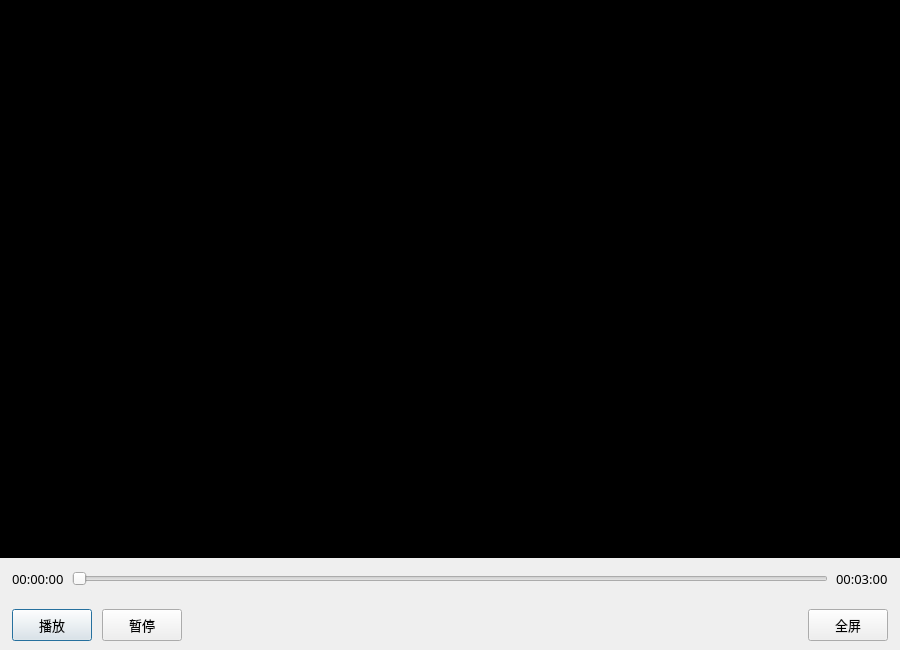
<?xml version="1.0" encoding="UTF-8"?>
<ui version="4.0">
 <class>PlayerDialog</class>
 <widget class="QDialog" name="PlayerDialog">
  <property name="geometry">
   <rect>
    <x>0</x>
    <y>0</y>
    <width>900</width>
    <height>650</height>
   </rect>
  </property>
  <property name="minimumSize">
   <size>
    <width>480</width>
    <height>360</height>
   </size>
  </property>
  <property name="font">
   <font>
    <family>微软雅黑</family>
    <pointsize>10</pointsize>
   </font>
  </property>
  <property name="windowTitle">
   <string>视频播放器</string>
  </property>
  <layout class="QVBoxLayout" name="mainLayout">
   <property name="spacing">
    <number>0</number>
   </property>
   <property name="leftMargin">
    <number>0</number>
   </property>
   <property name="topMargin">
    <number>0</number>
   </property>
   <property name="rightMargin">
    <number>0</number>
   </property>
   <property name="bottomMargin">
    <number>0</number>
   </property>
   <item>
    <widget class="QWidget" name="wdg_content" native="true">
     <property name="sizePolicy">
      <sizepolicy hsizetype="Expanding" vsizetype="Expanding">
       <horstretch>0</horstretch>
       <verstretch>1</verstretch>
      </sizepolicy>
     </property>
     <property name="styleSheet">
      <string notr="true">background-color: rgb(0, 0, 0);</string>
     </property>
     <layout class="QVBoxLayout" name="videoLayout">
      <property name="spacing">
       <number>0</number>
      </property>
      <property name="leftMargin">
       <number>0</number>
      </property>
      <property name="topMargin">
       <number>0</number>
      </property>
      <property name="rightMargin">
       <number>0</number>
      </property>
      <property name="bottomMargin">
       <number>0</number>
      </property>
      <item>
       <widget class="MyOpenGLWidget" name="wdg_show" native="true">
        <property name="sizePolicy">
         <sizepolicy hsizetype="Expanding" vsizetype="Expanding">
          <horstretch>1</horstretch>
          <verstretch>1</verstretch>
         </sizepolicy>
        </property>
       </widget>
      </item>
     </layout>
    </widget>
   </item>
   <item>
    <widget class="QWidget" name="wdg_middle" native="true">
     <property name="minimumSize">
      <size>
       <width>0</width>
       <height>42</height>
      </size>
     </property>
     <property name="maximumSize">
      <size>
       <width>16777215</width>
       <height>42</height>
      </size>
     </property>
     <layout class="QHBoxLayout" name="progressLayout">
      <property name="spacing">
       <number>8</number>
      </property>
      <property name="leftMargin">
       <number>12</number>
      </property>
      <property name="rightMargin">
       <number>12</number>
      </property>
      <item>
       <widget class="QLabel" name="lb_curTime">
        <property name="text">
         <string>00:00:00</string>
        </property>
       </widget>
      </item>
      <item>
       <widget class="QSlider" name="slider_progress">
        <property name="orientation">
         <enum>Qt::Horizontal</enum>
        </property>
       </widget>
      </item>
      <item>
       <widget class="QLabel" name="lb_totalTime">
        <property name="text">
         <string>00:03:00</string>
        </property>
       </widget>
      </item>
     </layout>
    </widget>
   </item>
   <item>
    <widget class="QWidget" name="wdg_bottom" native="true">
     <property name="minimumSize">
      <size>
       <width>0</width>
       <height>50</height>
      </size>
     </property>
     <property name="maximumSize">
      <size>
       <width>16777215</width>
       <height>50</height>
      </size>
     </property>
     <layout class="QHBoxLayout" name="btnLayout">
      <property name="spacing">
       <number>10</number>
      </property>
      <property name="leftMargin">
       <number>12</number>
      </property>
      <property name="rightMargin">
       <number>12</number>
      </property>
      <item>
       <widget class="QPushButton" name="pb_resume">
        <property name="minimumSize">
         <size>
          <width>80</width>
          <height>32</height>
         </size>
        </property>
        <property name="text">
         <string>播放</string>
        </property>
       </widget>
      </item>
      <item>
       <widget class="QPushButton" name="pb_pause">
        <property name="minimumSize">
         <size>
          <width>80</width>
          <height>32</height>
         </size>
        </property>
        <property name="text">
         <string>暂停</string>
        </property>
       </widget>
      </item>
      <item>
       <spacer name="horizontalSpacer">
        <property name="orientation">
         <enum>Qt::Horizontal</enum>
        </property>
        <property name="sizeHint" stdset="0">
         <size>
          <width>40</width>
          <height>20</height>
         </size>
        </property>
       </spacer>
      </item>
      <item>
       <widget class="QPushButton" name="pb_fullscreen">
        <property name="minimumSize">
         <size>
          <width>80</width>
          <height>32</height>
         </size>
        </property>
        <property name="text">
         <string>全屏</string>
        </property>
       </widget>
      </item>
     </layout>
    </widget>
   </item>
  </layout>
 </widget>
 <customwidgets>
  <customwidget>
   <class>MyOpenGLWidget</class>
   <extends>QWidget</extends>
   <header>myopenglwidget.h</header>
   <container>1</container>
  </customwidget>
 </customwidgets>
 <resources/>
 <connections/>
</ui>
